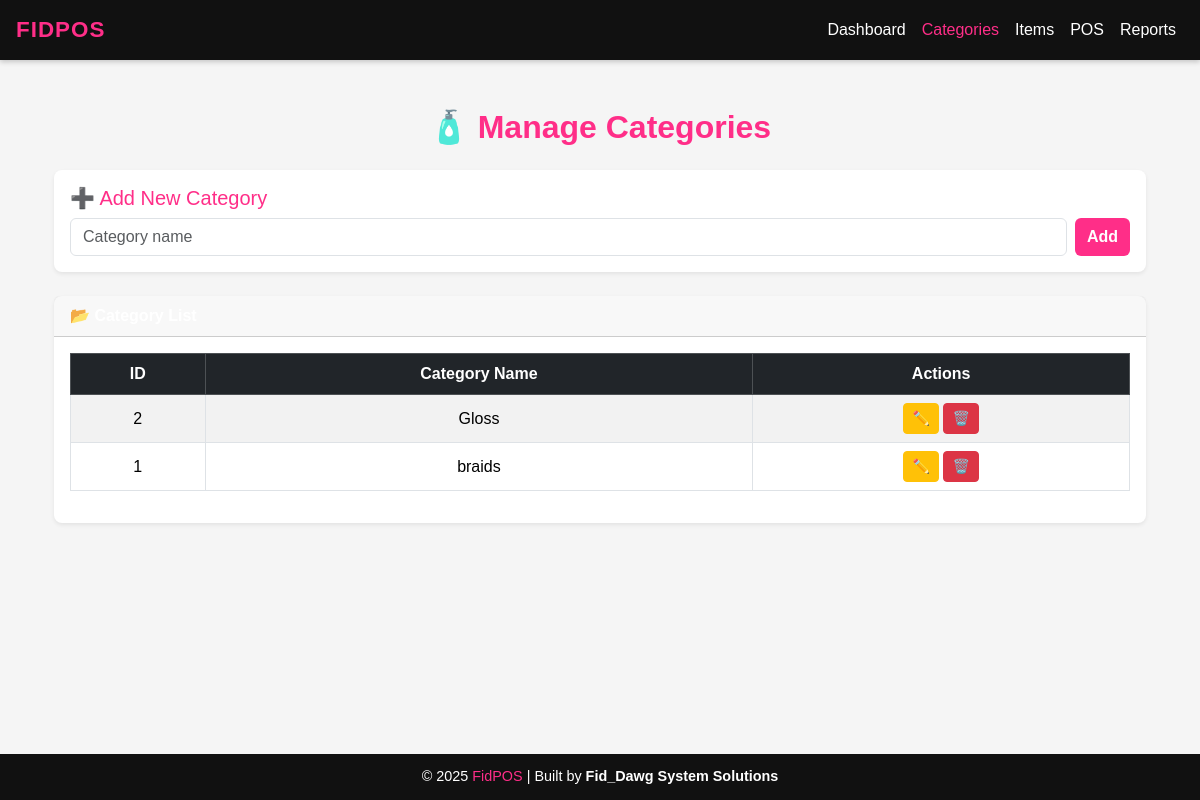
Page /categories on the earlier database version.
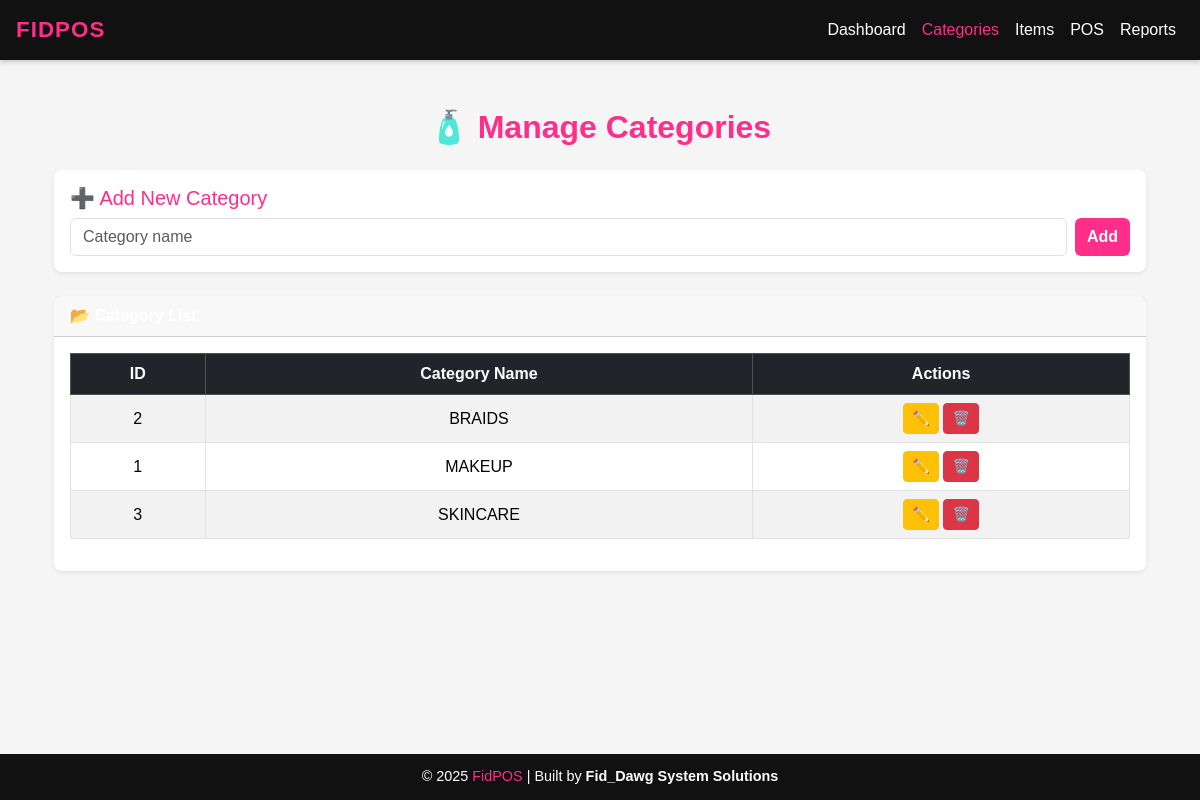
Same page on the later database version.
### models.py (models this page shows, shortened)
class Category(db.Model):
    __tablename__ = "categories"
    id = db.Column(db.Integer, primary_key=True)
    name = db.Column(db.String(100), unique=True, nullable=False)
    created_at = db.Column(db.DateTime, default=lambda: datetime.now(EAT))
    items = db.relationship("Item", backref="category", lazy=True)

### routes/main.py (the view)
@bp.route("/categories")
def categories_page():
    categories = Category.query.order_by(Category.name).all()
    return render_template("categories.html", categories=categories)

### templates/categories.html (shortened to what this page needs)
{% extends "base.html" %}
{% block content %}
<div class="container py-4">
  <h2 class="text-center mb-4 text-pink fw-bold">🧴 Manage Categories</h2>
  <div class="card shadow-sm p-3 mb-4 border-0 rounded-3">
    <h5 class="text-pink">➕ Add New Category</h5>
    <form id="addCategoryForm" class="d-flex gap-2">
      <input type="text" class="form-control" id="name" name="name" placeholder="Category name" required>
      <button type="submit" class="btn btn-pink fw-bold">Add</button>
    </form>
  </div>
  <div class="card shadow-sm border-0 rounded-3">
    <div class="card-header bg-pink text-white fw-bold">📂 Category List</div>
    <div class="card-body">
      <table class="table table-bordered table-striped text-center align-middle" id="categoriesTable">
        <thead class="table-dark">
          <tr>
            <th>ID</th>
            <th>Category Name</th>
            <th>Actions</th>
          </tr>
        </thead>
        <tbody id="categoriesBody">
          {% for cat in categories %}
          <tr>
            <td>{{ cat.id }}</td>
            <td>{{ cat.name }}</td>
            <td>
              <button class="btn btn-sm btn-warning edit-btn" data-id="{{ cat.id }}">✏️</button>
              <button class="btn btn-sm btn-danger delete-btn" data-id="{{ cat.id }}">🗑️</button>
            </td>
          </tr>
          {% endfor %}
        </tbody>
      </table>
    </div>
  </div>
</div>
{% endblock %}

### templates/base.html (shortened to what this page needs)
<!DOCTYPE html>
<html lang="en">
<head>
  <link href="https://cdn.jsdelivr.net/npm/bootstrap@5.3.2/dist/css/bootstrap.min.css" rel="stylesheet">
  <link href="https://cdnjs.cloudflare.com/ajax/libs/font-awesome/6.5.0/css/all.min.css" rel="stylesheet">
</head>
<body>
  <nav class="navbar navbar-expand-lg navbar-dark px-3">
    <a class="navbar-brand" href="/">FidPOS</a>
    <div class="collapse navbar-collapse" id="navbarNav">
      <ul class="navbar-nav ms-auto">
        <li class="nav-item">
          <a class="nav-link {% if request.path == '/' %}active{% endif %}" href="/">Dashboard</a>
        </li>
        <li class="nav-item">
          <a class="nav-link {% if '/categories' in request.path %}active{% endif %}" href="/categories">Categories</a>
        </li>
        <li class="nav-item">
          <a class="nav-link {% if '/items' in request.path %}active{% endif %}" href="/items">Items</a>
        </li>
        <li class="nav-item">
          <a class="nav-link {% if '/pos' in request.path %}active{% endif %}" href="/pos">POS</a>
        </li>
        <li class="nav-item">
          <a class="nav-link {% if '/reports' in request.path %}active{% endif %}" href="/reports">Reports</a>
        </li>
      </ul>
    </div>
  </nav>
  <main class="container py-4 flex-grow-1">
    {% block content %}{% endblock %}
  </main>
  <footer>
    © {{ current_year or 2025 }} <span class="text-pink">FidPOS</span> | Built by <b>Fid_Dawg System Solutions</b>
  </footer>
</body>
</html>

### templates/base.html (style rules this page uses)
:root { --pink: #ff2e88; --black: #111; --white: #fff; --gray: #f5f5f5; }
body { background-color: var(--gray); font-family: "Poppins", sans-serif; color: var(--black); min-height: 100vh; display: flex; flex-direction: column; }
.navbar { background-color: var(--black); box-shadow: 0 2px 5px rgba(0,0,0,0.2); }
.navbar-brand { color: var(--pink); font-weight: 700; font-size: 1.4rem; text-transform: uppercase; letter-spacing: 1px; }
.navbar-nav .nav-link { color: var(--white); font-weight: 500; transition: color 0.3s ease; }
.navbar-nav .nav-link:hover, .navbar-nav .nav-link.active { color: var(--pink); }
footer { background-color: var(--black); color: var(--white); text-align: center; padding: 12px 0; margin-top: auto; font-size: 0.9rem; }
.text-pink { color: var(--pink); }
.btn-pink { background-color: var(--pink); color: var(--white); border: none; }

Differences in the rows shown:
changed Category id 2: name "Gloss" → "BRAIDS"
changed Category id 1: name "braids" → "MAKEUP"
added Category: id "3", name "SKINCARE"
